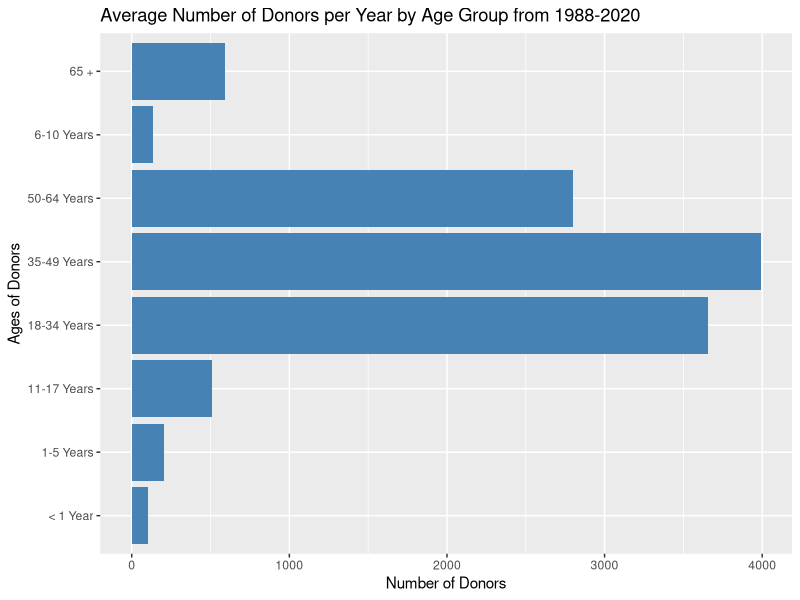

The R source for this figure:
library(dplyr)
library(ggplot2)
library(magrittr)
#install.packages("ggplot2")
#install.packages("dplyr")
#install.packages("magrittr")

#populating 1st column
living_vs_deceased <- read.csv(file = 'donordata.csv')
living_vs_deceased$X[2] = "All Donor Types"
living_vs_deceased$X[3] = "All Donor Types"
living_vs_deceased$X[4] = "All Donor Types"
living_vs_deceased$X[5] = "All Donor Types"
living_vs_deceased$X[6] = "All Donor Types"
living_vs_deceased$X[7] = "All Donor Types"
living_vs_deceased$X[8] = "All Donor Types"
living_vs_deceased$X[9] = "All Donor Types"

#renaming columns
living_vs_deceased <- living_vs_deceased %>% 
  rename(
    Donors = X,
    Ages = X.1,
  )

#removing commas and turning values into doubles
living_vs_deceased$To.Date <- as.numeric(gsub(",","",living_vs_deceased$To.Date))
living_vs_deceased$To.Date <-  as.double(as.character(living_vs_deceased$To.Date))


#filtering mean data
mean_infant <- living_vs_deceased %>%
  filter(Donors== ("All Donor Types"),
         (Ages== "< 1 Year"))%>%
          mutate(To.Date = round(To.Date / 33),2)%>%
  select(Ages, To.Date)

mean_toddler <- living_vs_deceased %>%
  filter(Donors== ("All Donor Types"),
         (Ages== "1-5 Years"))%>%
  mutate(To.Date = round(To.Date / 33),2)%>%
  select(Ages, To.Date)

mean_child <- living_vs_deceased %>%
  filter(Donors== ("All Donor Types"),
         (Ages== "6-10 Years"))%>%
  mutate(To.Date = round(To.Date / 33),2)%>%
  select(Ages, To.Date)

mean_teen <- living_vs_deceased %>%
  filter(Donors== ("All Donor Types"),
         (Ages== "11-17 Years"))%>%
  mutate(To.Date = round(To.Date / 33),2)%>%
  select(Ages, To.Date)

mean_y_adult <- living_vs_deceased %>%
  filter(Donors== ("All Donor Types"),
         (Ages== "18-34 Years"))%>%
  mutate(To.Date = round(To.Date / 33),2)%>%
  select(Ages, To.Date)

mean_o_aldut <- living_vs_deceased %>%
  filter(Donors== ("All Donor Types"),
         (Ages== "35-49 Years"))%>%
  mutate(To.Date = round(To.Date / 33),2)%>%
  select(Ages, To.Date)

mean_midlife <- living_vs_deceased %>%
  filter(Donors== ("All Donor Types"),
         (Ages== "50-64 Years"))%>%
  mutate(To.Date = round(To.Date / 33),2)%>%
  select(Ages, To.Date)

mean_elderly <- living_vs_deceased %>%
  filter(Donors== ("All Donor Types"),
         (Ages== "65 +"))%>%
  mutate(To.Date = round(To.Date / 33),2)%>%
  select(Ages, To.Date)

#combining filtered data into new dataframe
mean_ages <- rbind( mean_infant,mean_toddler,mean_child,mean_teen,mean_y_adult,mean_o_aldut,
               mean_midlife,mean_elderly)

#ploting mean data
mean_ages_plot <- ggplot(data=mean_ages, aes(x=Ages, y=To.Date)) + 
  xlab("Ages of Donors") + ylab("Number of Donors") + 
  ggtitle("Average Number of Donors per Year by Age Group from 1988-2020") +
  geom_bar(stat="identity", fill="steelblue") + coord_flip()

















